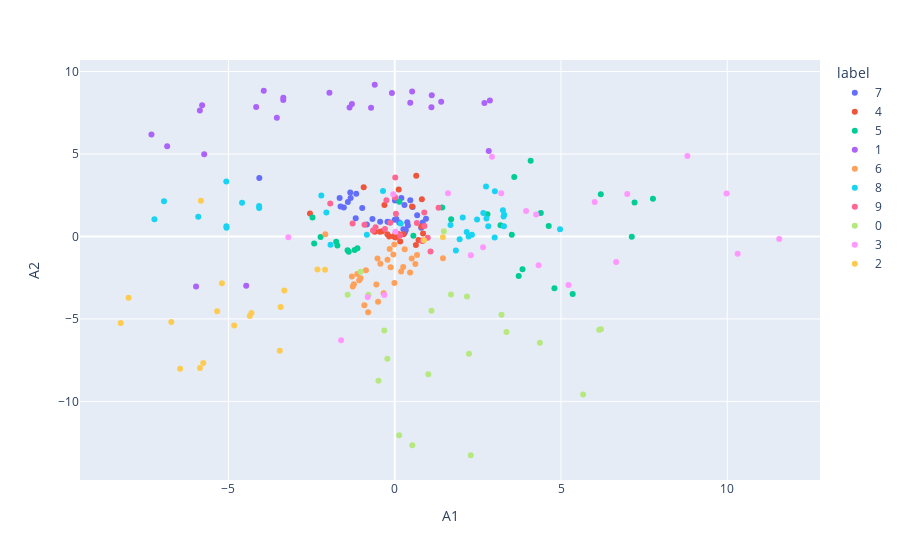

Here is the notebook cell this chart was saved with:
### Code cell
result = pd.DataFrame(latent_vector.detach(), columns=['A1', 'A2'])
result['label'] = list(train_dataloader)[0].get('y').detach()
result.label = result.label.astype(str)

px.scatter(
    result,
    x ='A1',
    y = 'A2',
    color='label'
)

### Figure 1 — Plotly figure (JSON) as saved in the notebook; plotly's stock layout.template omitted (floating-point values rounded to 4 significant figures)
{"data": [{"hovertemplate": "label=7<br>A1=%{x}<br>A2=%{y}<extra></extra>", "legendgroup": "7", "marker": {"color": "#636efa", "symbol": "circle"}, "mode": "markers", "name": "7", "orientation": "v", "showlegend": true, "type": "scatter", "x": [0.1992, 0.1356, -1.409, -0.6698, 0.007347, 0.6753, 0.3774, -0.0002932, -1.157, -0.8385, -1.173, -0.1671, 0.5384, -1.53, -1.63, -4.072, 0.2924, 0.9396, 0.3022, -1.338, 0.2608, -1.657, 0.04695, 0.3331, -1.326, -0.218, -0.9771, 0.3045, 0.8407, 0.7962, 0.4685, -0.4384, 0.3969], "xaxis": "x", "y": [2.336, 0.8452, 2.084, 1.058, 2.177, 1.28, 0.8664, 1.017, 2.584, 0.7302, 1.112, 0.8565, 1.792, 1.756, 1.812, 3.545, 1.908, 1.07, 0.2311, 2.666, 0.4334, 2.331, 1.055, 0.3886, 2.326, 0.89, 1.727, 0.37, 0.8451, 0.5278, 2.203, 0.8946, 0.6651], "yaxis": "y"}, {"hovertemplate": "label=4<br>A1=%{x}<br>A2=%{y}<extra></extra>", "legendgroup": "4", "marker": {"color": "#EF553B", "symbol": "circle"}, "mode": "markers", "name": "4", "orientation": "v", "showlegend": true, "type": "scatter", "x": [-2.549, -0.2202, 0.7999, 0.8158, -0.3092, 0.7159, -0.03106, 0.2655, 0.02283, -0.5996, 0.1093, 0.6466, 0.8299, 0.02659, 0.1656, 0.8244, 0.8515, -0.3812, 0.637, 0.5214, -0.444, -0.9333, 0.0898, 0.1212, -0.1658], "xaxis": "x", "y": [1.393, 0.1415, 0.5973, 2.253, 1.902, -0.216, -0.009422, 0.1307, -0.05935, 0.2936, 0.1453, 3.686, -0.2634, 0.2044, -0.3052, -0.267, 0.1753, 0.3239, -0.5153, 1.814, 0.2822, 2.98, 0.02319, 2.847, 0.004699], "yaxis": "y"}, {"hovertemplate": "label=5<br>A1=%{x}<br>A2=%{y}<extra></extra>", "legendgroup": "5", "marker": {"color": "#00cc96", "symbol": "circle"}, "mode": "markers", "name": "5", "orientation": "v", "showlegend": true, "type": "scatter", "x": [-1.725, 0.5608, 2.788, 1.426, 7.212, 3.181, 7.765, -2.423, -1.76, -1.121, 4.392, 4.088, 1.696, 0.1399, -2.23, 4.802, 3.843, 3.728, 4.63, -1.418, 3.594, -2.473, 3.519, 7.128, -1.382, 5.351, 6.196, -1.206], "xaxis": "x", "y": [-0.5463, 0.03944, 1.344, 1.756, 2.052, 0.6774, 2.28, -0.4216, -0.3177, -0.7093, 1.429, 4.59, 1.039, 2.107, -0.03603, -3.138, -1.989, -2.397, 0.6301, -0.8402, 3.61, 1.15, 0.1065, -0.02362, -0.9275, -3.49, 2.553, -0.8153], "yaxis": "y"}, {"hovertemplate": "label=1<br>A1=%{x}<br>A2=%{y}<extra></extra>", "legendgroup": "1", "marker": {"color": "#ab63fa", "symbol": "circle"}, "mode": "markers", "name": "1", "orientation": "v", "showlegend": true, "type": "scatter", "x": [-1.963, -1.359, 2.827, -3.938, 2.697, -0.6011, -5.86, -3.544, 2.862, -6.843, 1.114, -5.974, -0.7111, -0.0847, 1.103, -3.351, -4.466, -5.792, 0.5232, -1.287, -5.73, 0.4669, 1.398, -4.167, -3.35, -7.316], "xaxis": "x", "y": [8.713, 7.819, 5.181, 8.833, 8.097, 9.2, 7.637, 7.199, 8.241, 5.473, 8.571, -3.042, 7.801, 8.697, 7.843, 8.273, -2.988, 7.95, 8.792, 8.027, 4.99, 8.108, 8.168, 7.851, 8.407, 6.182], "yaxis": "y"}, {"hovertemplate": "label=6<br>A1=%{x}<br>A2=%{y}<extra></extra>", "legendgroup": "6", "marker": {"color": "#FFA15A", "symbol": "circle"}, "mode": "markers", "name": "6", "orientation": "v", "showlegend": true, "type": "scatter", "x": [0.2996, -0.3341, 0.67, -0.5528, -0.5018, 0.4617, -1.228, -1.288, -0.01192, -1.261, -0.799, -0.5184, 0.6207, -0.8663, 0.2554, -1.027, -1.068, -0.1512, -2.088, -0.9143, -0.2175, 0.5108, -0.4327, 1.451, -1.127, 0.1924, -0.1238, -0.04031, -0.009326], "xaxis": "x", "y": [-0.7693, -3.446, -1.131, -2.915, -3.954, -2.192, -2.899, -2.426, -0.4845, -3.03, -4.593, -1.342, -1.664, -2.051, -1.845, -2.535, -2.659, -0.7544, 0.1319, -4.178, -1.41, -1.332, -1.657, -1.325, -2.272, -2.13, -1.866, -1.099, -2.822], "yaxis": "y"}, {"hovertemplate": "label=8<br>A1=%{x}<br>A2=%{y}<extra></extra>", "legendgroup": "8", "marker": {"color": "#19d3f3", "symbol": "circle"}, "mode": "markers", "name": "8", "orientation": "v", "showlegend": true, "type": "scatter", "x": [3.274, 3.012, 3.292, -7.226, 0.1781, 4.971, -4.078, 2.476, -4.591, 2.321, -5.062, -2.056, 3.004, 3.284, -2.208, 2.664, 1.678, 1.839, -5.058, 1.952, -0.3531, -0.838, 2.757, 2.163, 2.812, -4.075, 2.222, 2.746, -5.907, -6.938, 3.254, 2.045, -1.93, -5.065], "xaxis": "x", "y": [1.209, 2.749, 1.318, 1.051, 0.7821, 0.4342, 1.842, 1.033, 2.038, 0.101, 0.6125, 1.46, -0.06628, 0.6123, 2.486, 1.43, 0.6924, -0.8539, 0.525, -0.1752, 2.76, 0.1114, 1.091, 0.2668, 0.6191, 1.733, -0.002768, 3.036, 1.195, 2.141, 1.595, 1.151, -0.498, 3.334], "yaxis": "y"}, {"hovertemplate": "label=9<br>A1=%{x}<br>A2=%{y}<extra></extra>", "legendgroup": "9", "marker": {"color": "#FF6692", "symbol": "circle"}, "mode": "markers", "name": "9", "orientation": "v", "showlegend": true, "type": "scatter", "x": [-1.268, 0.8936, 0.01621, 0.6661, 1.319, -0.2503, 1.077, 0.8329, 0.9934, -0.9096, -0.5754, -0.2948, -1.939, -0.134, 0.8888, 0.01185, 0.03587, 0.1607, -0.6532], "xaxis": "x", "y": [0.7857, 0.636, 3.571, 0.8113, 1.737, 2.199, -0.9162, -0.2775, -0.08197, 0.708, 0.554, 0.4599, 1.999, 0.839, 1.46, 2.358, 1.378, 0.05214, 0.358], "yaxis": "y"}, {"hovertemplate": "label=0<br>A1=%{x}<br>A2=%{y}<extra></extra>", "legendgroup": "0", "marker": {"color": "#B6E880", "symbol": "circle"}, "mode": "markers", "name": "0", "orientation": "v", "showlegend": true, "type": "scatter", "x": [-1.028, 1.693, 4.364, 5.666, 2.286, 3.36, 6.2, 1.105, 6.149, 1.01, -0.4892, 2.173, -0.3141, 0.5292, -0.2205, 1.478, -1.416, 3.211, -0.7907, 2.234, 0.1339], "xaxis": "x", "y": [-2.139, -3.515, -6.44, -9.585, -13.27, -5.8, -5.62, -4.509, -5.662, -8.357, -8.745, -3.637, -5.703, -12.66, -7.415, 0.3092, -3.539, -4.742, -3.532, -7.105, -12.05], "yaxis": "y"}, {"hovertemplate": "label=3<br>A1=%{x}<br>A2=%{y}<extra></extra>", "legendgroup": "3", "marker": {"color": "#FF97FF", "symbol": "circle"}, "mode": "markers", "name": "3", "orientation": "v", "showlegend": true, "type": "scatter", "x": [3.204, 5.226, 8.8, -1.612, 4.252, 2.924, 0.02437, 4.327, 10.31, 2.288, 1.602, 9.978, 2.657, -0.04418, 6.013, -0.8134, -0.3113, 6.657, -3.199, 3.949, 11.56, 6.992], "xaxis": "x", "y": [2.626, -2.942, 4.875, -6.293, 1.328, 4.834, 0.2869, -1.75, -1.046, -1.146, 2.616, 2.607, -0.6527, 2.558, 2.094, -3.67, -3.545, -1.549, -0.05429, 1.549, -0.1501, 2.573], "yaxis": "y"}, {"hovertemplate": "label=2<br>A1=%{x}<br>A2=%{y}<extra></extra>", "legendgroup": "2", "marker": {"color": "#FECB52", "symbol": "circle"}, "mode": "markers", "name": "2", "orientation": "v", "showlegend": true, "type": "scatter", "x": [0.8761, -3.32, 1.448, -3.456, -5.34, -5.857, -5.759, -4.308, -5.827, -6.718, -8.238, -2.324, -4.358, -2.095, -3.429, -4.827, -5.197, -6.452, -8.003], "xaxis": "x", "y": [-0.2337, -3.27, -0.04958, -6.932, -4.536, -7.971, -7.671, -4.635, 2.166, -5.191, -5.253, -2.008, -4.824, -2.023, -4.275, -5.403, -2.84, -8.019, -3.719], "yaxis": "y"}], "layout": {"legend": {"title": {"text": "label"}, "tracegroupgap": 0}, "margin": {"t": 60}, "xaxis": {"anchor": "y", "domain": [0, 1], "title": {"text": "A1"}}, "yaxis": {"anchor": "x", "domain": [0, 1], "title": {"text": "A2"}}}}
